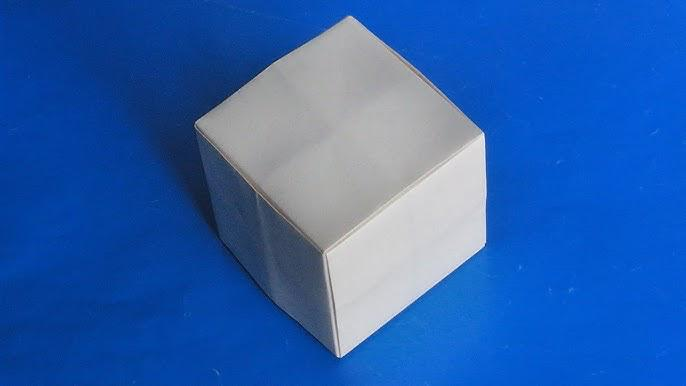
#> input picture assets/photo_2026-04-07_23-54-14.jpg, 686 x 386 px
$ python -i segmentation.py   (imports and definitions only)   (older library calls are emulated)
#> lines starting #> are read from the running program, lines starting #| are printed output that depends on the picture; after the words box and inside, x2 and y2 are one past the last pixel; in counts of white or black regions, pixels touching at a corner belong together
"""
segmentation.py

Модуль сегментації цільового об'єкта.

Має відповідати за:
- виділення області об'єкта;
- побудову маски;
- пошук bounding box;
- підготовку даних для вибору опорної точки.
"""

from typing import Optional, Tuple
import cv2
import numpy as np


def segment_object(
    image: np.ndarray,
    lower_hsv: Optional[Tuple[int, int, int]] = None,
    upper_hsv: Optional[Tuple[int, int, int]] = None,
    min_area: int = 250,
) -> Tuple[Optional[np.ndarray], Optional[Tuple[int, int, int, int]]]:
    """
    Виділяє найбільш імовірний об'єкт на RGB-кадрі.

    :return:
        mask  - маска об'єкта або None
        bbox  - обмежувальний прямокутник або None
    """
#> called with min_area = 250

    if image is None:
        raise ValueError("image must not be None")

    if image.ndim != 3 or image.shape[2] != 3:
        raise ValueError("image must have shape HxWx3")

    if image.dtype != np.uint8:
        image = np.clip(image, 0, 255).astype(np.uint8)

    if not image.flags.c_contiguous:
        image = np.ascontiguousarray(image)

    height, width = image.shape[:2]
#> height = 386; width = 686
    effective_min_area = max(min_area, int(0.0004 * height * width))
#> effective_min_area = 250

    hsv = cv2.cvtColor(image, cv2.COLOR_RGB2HSV)
#> hsv: shape (386, 686, 3); mean H, S, V 101.9, 191.2, 174.3
    if lower_hsv is not None and upper_hsv is not None:
        mask = cv2.inRange(
            hsv,
            np.array(lower_hsv, dtype=np.uint8),
            np.array(upper_hsv, dtype=np.uint8),
        )
    else:
        gray = cv2.cvtColor(image, cv2.COLOR_RGB2GRAY)
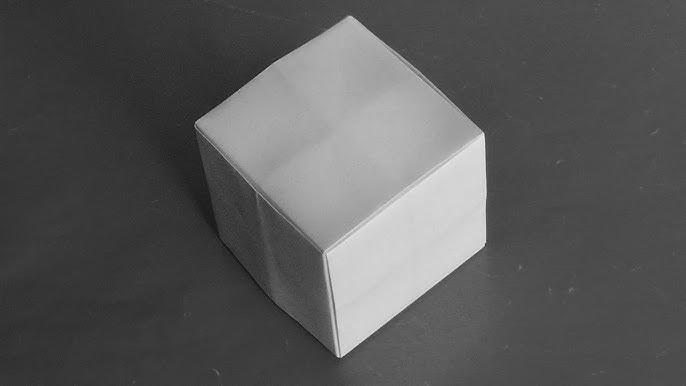
#> gray: shape (386, 686); min 14, max 244, mean 89.4
        gray = cv2.GaussianBlur(gray, (5, 5), 0)

        grad_x = cv2.Sobel(gray, cv2.CV_32F, 1, 0, ksize=3)
        grad_y = cv2.Sobel(gray, cv2.CV_32F, 0, 1, ksize=3)
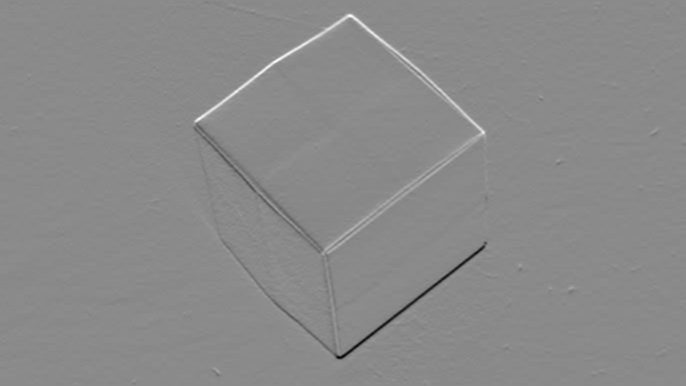
#> grad_y: shape (386, 686) float32; min -309, max 261, mean 0; drawn with min black and max white
        grad_mag = cv2.magnitude(grad_x, grad_y)
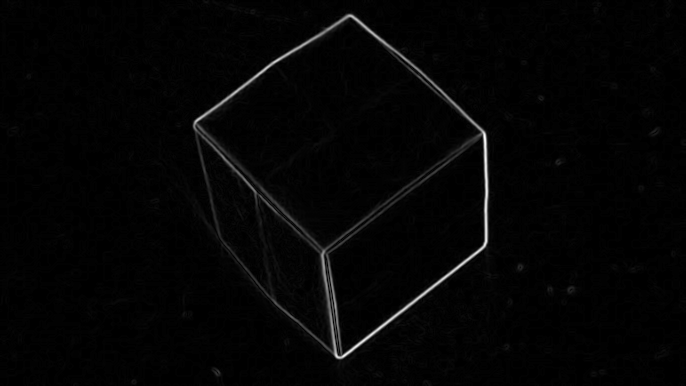
#> grad_mag: shape (386, 686) float32; min 0, max 374.5, mean 7.2; drawn with min black and max white
        grad_u8 = cv2.normalize(grad_mag, None, 0, 255, cv2.NORM_MINMAX).astype(np.uint8)

        grad_thr, _ = cv2.threshold(grad_u8, 0, 255, cv2.THRESH_BINARY + cv2.THRESH_OTSU)
#> grad_thr = 63
        grad_mask = (grad_u8 >= max(int(grad_thr) - 1, 13)).astype(np.uint8) * 255
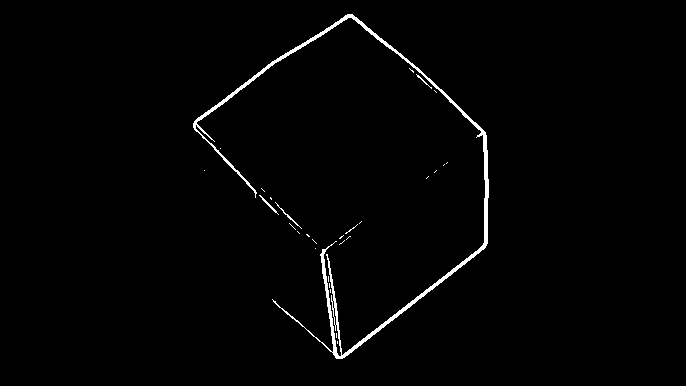
#> grad_mask: shape (386, 686); 1.4% white; 29 white regions (25 under 20 px), largest, box (x1, y1, x2, y2) and area: (193, 14, 489, 359) 3379, (259, 195, 279, 215) 51, (275, 202, 302, 229) 50, (416, 74, 432, 89) 28
        median_intensity = float(np.median(gray))
#> median_intensity = 75
        low_thr = int(max(17, 0.68 * median_intensity))
#> low_thr = 51
        high_thr = int(min(240, max(low_thr + 20, 1.38 * median_intensity)))
#> high_thr = 103
        canny_mask = cv2.Canny(gray, low_thr, high_thr)
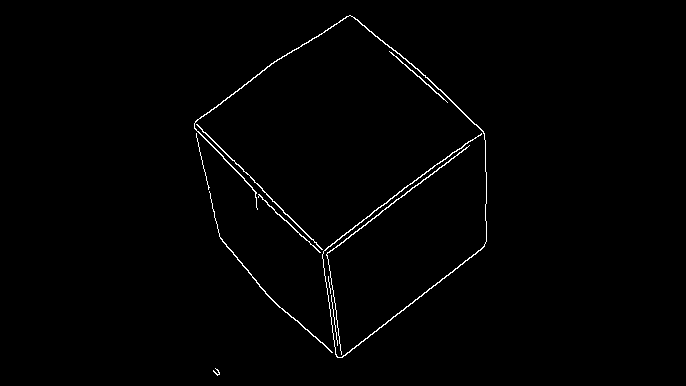
#> canny_mask: shape (386, 686); 1% white in thin lines or dots, all inside (x1, y1, x2, y2) = (194, 15, 487, 376)
        mask = cv2.bitwise_or(grad_mask, canny_mask)
#> mask: shape (386, 686); 1.7% white; 4 white regions, box (x1, y1, x2, y2) and area: (193, 14, 489, 359) 4428, (389, 51, 448, 103) 106, (196, 133, 210, 190) 58, (213, 368, 220, 376) 21

        kernel = np.ones((5, 5), dtype=np.uint8)
        mask = cv2.morphologyEx(mask, cv2.MORPH_CLOSE, kernel, iterations=3)
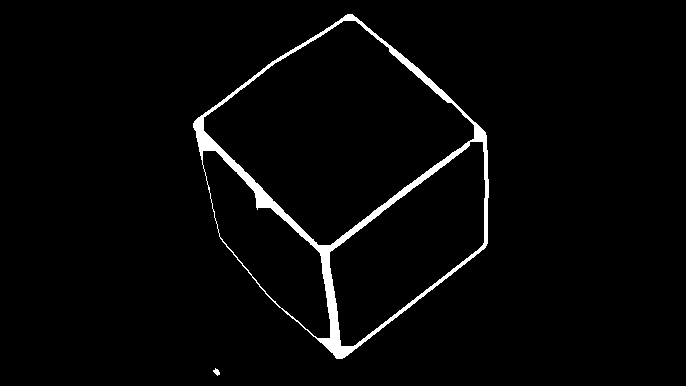
#> mask: shape (386, 686); 2.6% white; 2 white regions

    contours, _ = cv2.findContours(mask, cv2.RETR_EXTERNAL, cv2.CHAIN_APPROX_SIMPLE)
#> contours = 2 contours; box (x1, y1, x2, y2) and area: (193, 14, 489, 359) 65953, (213, 368, 220, 376) 22
    if not contours:
        return None, None

    border_margin = max(1, int(0.008 * min(width, height)))
#> border_margin = 3
    best_contour = None
    best_area = 0.0
    for contour in contours:
        area = cv2.contourArea(contour)
        if area < effective_min_area:
            continue

        x, y, w, h = cv2.boundingRect(contour)
        if x <= border_margin or y <= border_margin or (x + w) >= (width - border_margin) or (y + h) >= (height - border_margin):
            continue

        aspect_ratio = w / float(h)
        if not (0.15 <= aspect_ratio <= 6.0):
            continue

        if area > best_area:
            best_area = area
            best_contour = contour
#> this loop made 2 passes
#> (area, x, y, w, h, aspect_ratio, best_area) on pass 2: (65953, 193, 14, 296, 345, 0.858, 65953)
#> area on pass 1: 22.5
#> after the loop, best_area = 65953; best_contour = contour of 300 points, box (x1, y1, x2, y2) (193, 14, 489, 359), area 65953

    if best_contour is None:
        return None, None

    x, y, w, h = cv2.boundingRect(best_contour)
    object_mask = np.zeros_like(mask)
    cv2.drawContours(object_mask, [best_contour], -1, 255, thickness=cv2.FILLED)
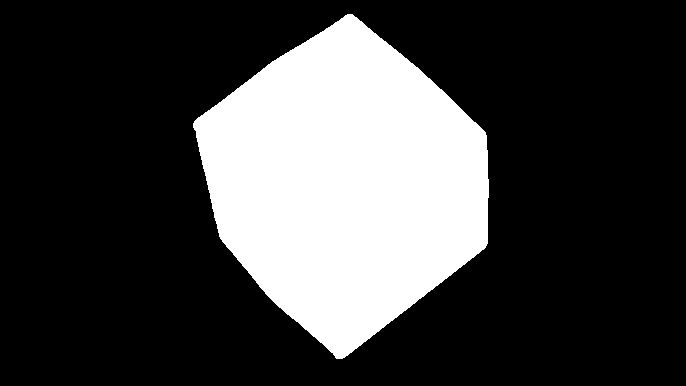
#> object_mask: shape (386, 686); 25.1% white; 1 white region, box (x1, y1, x2, y2) and area: (193, 14, 489, 359) 66354

    return object_mask, (int(x), int(y), int(w), int(h))

>>> import cv2
>>> picture = cv2.cvtColor(cv2.imread('../../assets/photo_2026-04-07_23-54-14.jpg'), cv2.COLOR_BGR2RGB)
>>> result = segment_object(picture)
